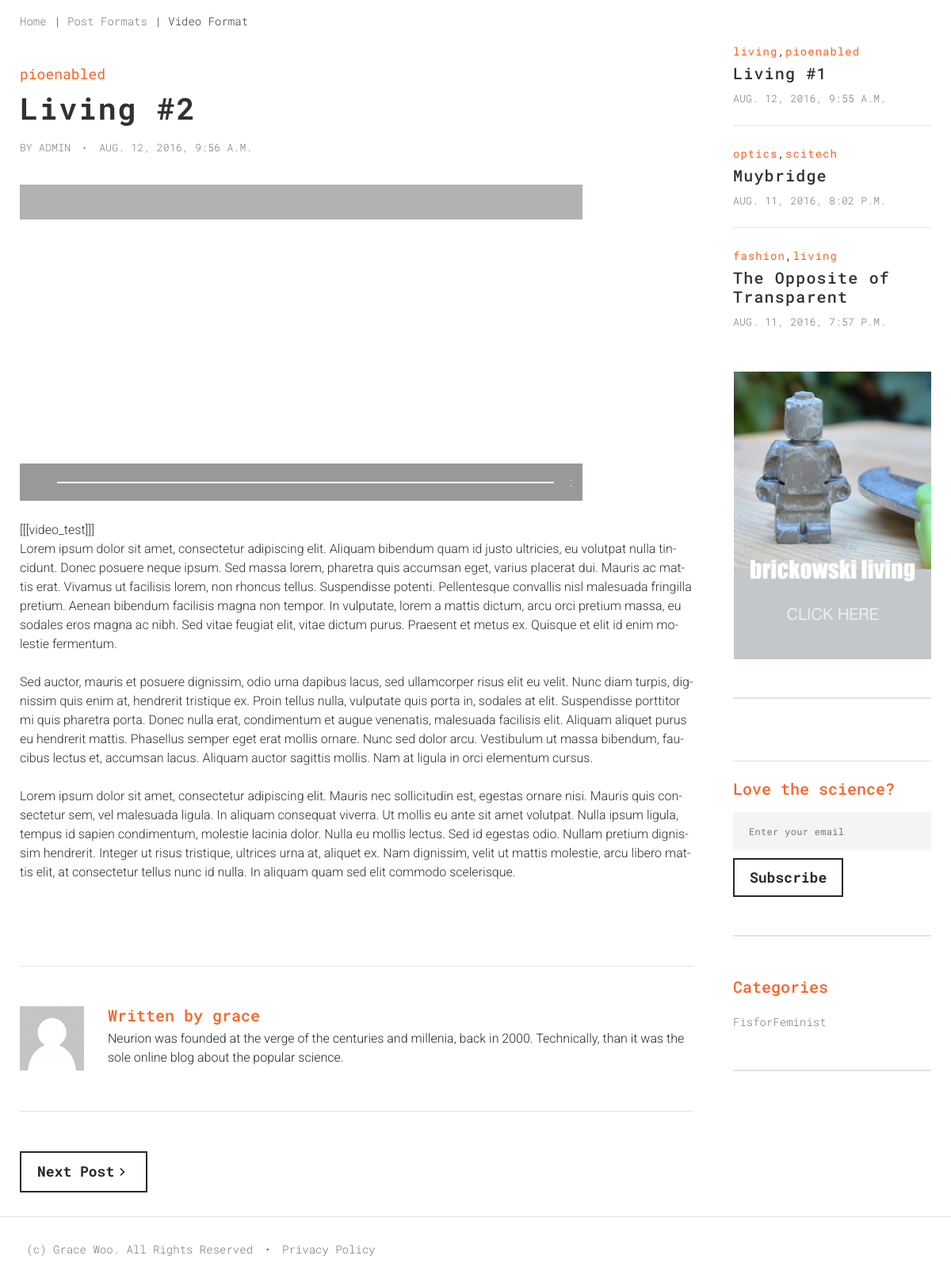
The app's page /cms/permalink/livingnumbertwo/ with its own data.
### cms/models.py (models this page shows, shortened)
class Tag(models.Model):
  word = models.CharField(max_length=35)
  created = models.DateTimeField(auto_now_add=True)
  category = models.ForeignKey(Category, default=True)
  def __unicode__(self):
    return self.word

class Post(models.Model):
  styleformat = models.ForeignKey(MediaType)
  coverimage = models.ForeignKey(CoverImage)
  title = models.CharField(max_length=255)
  slug = models.SlugField(unique=True, max_length=255)
  description = models.CharField(max_length=255)
  content = models.TextField()
  published = models.BooleanField(default=True)
  created = models.DateTimeField(auto_now_add=False)
  tags = models.ManyToManyField(Tag)
  post_feature = models.CharField(max_length=255, default='#')
  def get_absolute_url(self):
    return reverse('post_permalink', args=(self.slug,))

class Category(models.Model):
  word = models.CharField(max_length=35)
  created = models.DateTimeField(auto_now_add=True)
  def __unicode__(self):
    return self.word

### cms/views.py (the view)
# urls.py: url(r'permalink/(?P<slug>[-\w\d\_]+)/$', views.singlepost, name='post_permalink'),
def singlepost(request, slug=None):
  has_previous = False
  has_next = True
  previous_posturl = False
  next_posturl = False
  number_of_posts = 4
  latest_post_list = Post.objects.order_by('created').reverse()
  if slug:
    current_entry = Post.objects.get(slug = slug)
  else:
    current_entry = latest_post_list[0]
  current_id = current_entry.id
  total_posts = len(latest_post_list)
  postids = total_posts*[None]
  foundindex = 0
  for i in range(total_posts):
    onepost = latest_post_list[i]
    postids[i] = onepost.id
    if latest_post_list[i].id == current_id:
      foundindex = i
  if foundindex > 0: has_previous = True
  else: pass
  if foundindex == (total_posts-1): has_next = False
  else: pass
  if has_previous:
    val = postids[foundindex-1]
    previous_post = Post.objects.get(id=val)
    previous_posturl = previous_post.get_absolute_url()
  else: pass
  if has_next:
    val = postids[foundindex+1]
    next_post = Post.objects.get(id=val)
    next_posturl = next_post.get_absolute_url()
  else: pass
  all_categories = Category.objects.all()
  all_mediaurls = MediaURLS.objects.all()
  latest_post_list = latest_post_list[:(number_of_posts)]
  post_tags_nonames = Tag.objects.filter(post__id=current_entry.id)
  latest_post_list = latest_post_list[1:number_of_posts] #Display most recent 4 latest_posts
  corresponding_tags = (number_of_posts-1)*['']
  for i in range(number_of_posts-1):
    taglist = Tag.objects.filter(post__id=latest_post_list[i].id)
    tagstringlist = len(taglist)*['']
    for j in range(len(taglist)):
      tagstringlist[j] = taglist[j].word
    corresponding_tags[i] = taglist
  zipped_list = zip(latest_post_list, corresponding_tags)
  template_nametype = ''
  if str(current_entry.styleformat) == 'standard':
    template_nametype = 'cms/standard-format.html'
    breadcrumb = 'Standard Format'
    post_feature = '#'
  elif str(current_entry.styleformat) == 'video':
    template_nametype = 'cms/video-format.html'
    post_feature = settings.MEDIA_URL + current_entry.post_feature
    breadcrumb = 'Video Format'
  else:
    pass
  latest_banner_ad = BannerAd.objects.latest('created')
  banner_filename = settings.MEDIA_URL + latest_banner_ad.adimage.name
  banner_dsturl = latest_banner_ad.urldst
  logo_filename = settings.MEDIA_URL + Logo.objects.latest('created').logoimage.name
  context = RequestContext(request, {
    'all_categories': all_categories,
    'all_mediaurls': all_mediaurls,
    'post_title': current_entry.title,
    'post_content': current_entry.content,
    'post_created': current_entry.created,
    'post_tags': post_tags_nonames,
    'post_feature': post_feature,
    'zipped_list': zipped_list,
    'breadcrumb': breadcrumb,
    'banner_filename': banner_filename,
    'banner_dsturl': latest_banner_ad.urldst,
    'logo_filename': logo_filename,
    'previous_posturl': previous_posturl,
    'next_posturl': next_posturl,
  })
  template = loader.get_template(template_nametype)
  return HttpResponse(template.render(context))

### cms/models.py (called while the page is built)
  def __unicode__(self):
    return self.word

### cms/templates/cms/video-format.html (shortened to what this page needs)
{% extends 'cms/base.html' %}
{% load static %}
    {% block main %}
      <main class="page-content">
        <section>
          <div class="shell">
            <div class="range">
              <div class="cell-xs-12">
                <ul class="breadcrumbs-custom">
                  <li><a href="{% url 'index' %}">Home</a></li>
                  <li><a href="#">Post Formats</a></li>
                  <li>Video Format</li>
                </ul>
              </div>
            </div>
          </div>
        </section>
        <section class="section-bottom-30">
          <div class="shell">
            <div class="range">
              <div class="cell-md-9">
                <div class="section-top-28">
                  <article class="post post-md post-single post-single-mod-2">
                    <div class="post-tags">
                      <ul class="list-tags">
                        {% for tag in post_tags %}
                        <li><a href="categories/{{ tag.category }}">{{ tag }}</a></li>
                        {% endfor %}
                      </ul>
                    </div>
                    <div class="post-header">
                      <h1>{{ post_title }}</h1>
                    </div>
                    <div class="post-meta">
                      <ul class="list-inline-dotted">
                        <li><a href="#" class="text-uppercase">BY ADMIN</a></li>
                        <li><a href="#">
                            <time datetime="2015-03-03">{{ post_created }}</time></a></li>
                      </ul>
                    </div>
                    <div class="post-body offset-top-37">
                      {% include 'cms/video-cover.html' %}
                      <div class="offset-top-25">
                      {{ post_content | safe }}
                    <div class="post-footer">
                      <ul class="list-inline list-inline-sm">
                        <li><a href="#" class="icon icon-xs icon-dark fa-facebook"></a></li>
                        <li><a href="#" class="icon icon-xs icon-dark fa-twitter"></a></li>
                        <li><a href="#" class="icon icon-xs icon-dark fa-google-plus"></a></li>
                        <li><a href="#" class="icon icon-xs icon-dark fa-linkedin"></a></li>
                        <li><a href="#" class="icon icon-xs icon-dark fa-pinterest"></a></li>
                      </ul>
                    </div>
                  </article>
                  <article class="comment comment-single">
                    <div class="unit unit-sm-horizontal unit-spacing-md">
                      <div class="unit-left">
                        <figure class="comment-image"><img src="{% static 'cms/images/post-user-140x140.jpg' %}" alt="" width="140" height="140"/>
                        </figure>
                      </div>
                      <div class="unit-body">
                        <div class="comment-header">
                          <h4>Written by<a href="#" class="link-text">grace</a></h4>
                        </div>
                        <div class="comment-body">
                          <p>Neurion was founded at the verge of the centuries and millenia, back in 2000. Technically, than it was the sole online blog about the popular science.</p>
                        </div>
                      </div>
                    </div>
                  </article>
                  <div class="nav-custom-variant-1 offset-top-50">
                    {% if next_posturl %}
                    <div class="item-nav"><a href="{{ next_posturl }}" class="btn btn-default btn-icon btn-icon-right"><span class="icon icon-sm material-icons-navigate_next"></span>Next Post</a></div>
                    {% endif %}
                  </div>
                </div>
              </div>
              <div class="cell-md-3 offset-top-60 offset-sm-top-70 offset-md-top-0">
                <div class="range">
                  <div class="cell-sm-6 cell-md-12">
                    <ul class="aside-list">
                      <li class="list-item">
                        <ul class="list-bordered-xs">
                          {% for obj, tags in zipped_list %}
                          <li>
                            <article class="post post-text">
                              <div class="post-tags">
                                <ul class="list-tags">
                                  {% for tag in tags %}
                                  <li><a href="categories/{{ tag.category }}">{{ tag }}</a></li>
                                  {% endfor %}
                                </ul>
                              </div>
                              <div class="post-body">
                                <h3><a href="{{ obj.get_absolute_url }}">{{ obj.title }}</a></h3>
                              </div>
                              <div class="post-meta"><a href="#" class="link link-gray">
                                  <time datetime="2016-05-03">{{ obj.created }}</time></a></div>
                            </article>
                          </li>
                          {% endfor %}
                        </ul>
                      </li>
                      <li class="list-item"><a href="{{ banner_dsturl }}" class="banner"><img src="{{ banner_filename }}" alt="" width="250" height="364"/></a>
                        <hr class="veil-sm reveal-lg-block">
                      </li>
                    </ul>
                  </div>
                  <div class="cell-sm-6 cell-md-12 offset-top-50 offset-sm-top-0 offset-md-top-50">
                    <ul class="aside-list">
                      <li class="list-item offset-top-28">
                        <hr class="hr-thin hr-mischka">
                        <h4>Love the science?</h4>
                        <form data-form-output="form-output-global" data-form-type="subcscribe" method="post" action="bat/rd-mailform.php" class="rd-mailform max-width-2 offset-top-17 text-left">
                          <div class="form-group">
                            <label for="subscribe-email" class="form-label">Enter your email</label>
                            <input id="subscribe-email" type="email" name="email" data-constraints="@Email @Required" class="form-control">
                          </div>
                          <button type="submit" class="btn btn-default">Subscribe</button>
                        </form>
                        <hr>
                      </li>
                      <li class="list-item">
                        <h4>Categories</h4>
                        <ul class="list">
                          {% for obj in all_categories %}
                          <li><a href="categories/{{ obj.word }}">{{ obj.word }}</a></li>
                          {% endfor %}
                        </ul>
                        <hr>
                        </li>
                    </ul>
                  </div>
                </div>
              </div>
            </div>
          </div>
        </section>
        </main>
        {% endblock %}

### records on screen
Tag: word "pioenabled"
Post: title "Living #2", created "AUG. 12, 2016, 9:56 A.M.", content "[[[video_test]]] Lorem ipsum dolor sit amet, consectetur adipiscing elit. Aliquam bibendum quam id justo ultricies, eu volutpat nulla tincidunt. Donec posuere neque ipsum. Sed massa lorem, pharetra quis accumsan eget, varius placerat dui. Mauris ac mattis erat. Vivamus ut facilisis lorem, non rhoncus tellus. Suspendisse potenti. Pellentesque convallis nisl malesuada fringilla pretium. Aenean bibendum facilisis magna non tempor. In vulputate, lorem a mattis dictum, arcu orci pretium massa, eu sodales eros magna ac nibh. Sed vitae feugiat elit, vitae dictum purus. Praesent et metus ex. Quisque et elit id enim molestie fermentum. Sed auctor, mauris et posuere dignissim, odio urna dapibus…"
Post: title "Living #1", created "AUG. 12, 2016, 9:55 A.M."
Tag: word "living"
Post: title "Muybridge", created "AUG. 11, 2016, 8:02 P.M."
Tag: word "optics"
Tag: word "scitech"
Post: title "The Opposite of Transparent", created "AUG. 11, 2016, 7:57 P.M."
Tag: word "fashion"
Category: word "FisforFeminist"
